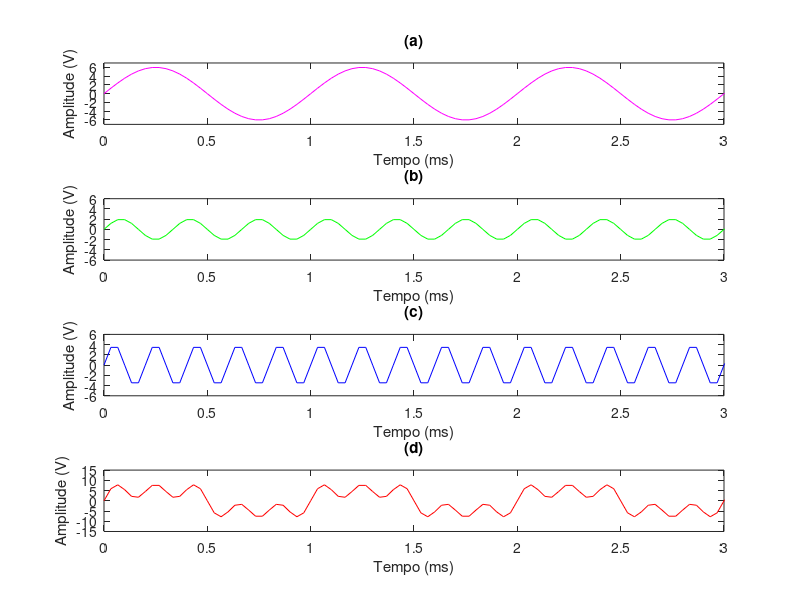
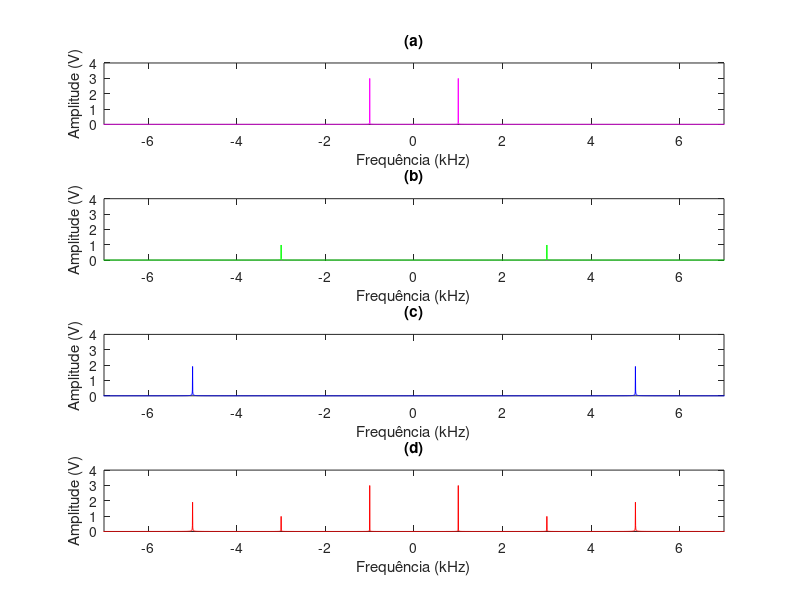
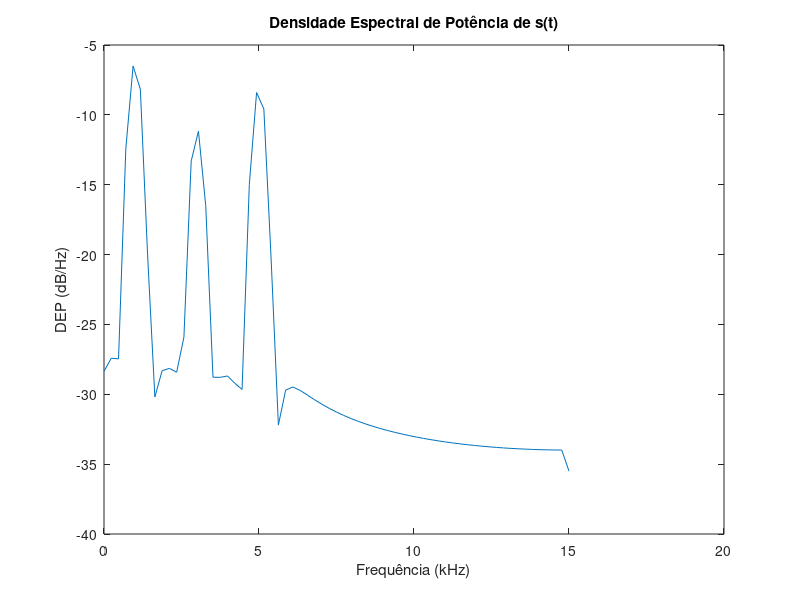

MATLAB code to generate these figures, in order:
#------DESCRIÇÃO ATIVIDADE 1 - MARÇO 2020
#ANÁLISE DE SINAIS NO DOMÍNIO DO TEMPO E DA FREQUÊNCIA. 
#OBTENÇÃO DA POTÊNCIA DO SINAL E A DENSIDADE ESPECTRAL DO SINAL

#------AUTHOR
#SAROM TORRES

clc;clear all;close all;

%FREQUENCIAS
f = 1e3; %frequencia do sinal
f1 = 3e3;
f2 = 5e3;
N = 30; %numero de amostras
fs = f*N; %frequencia de amostragem

%TEMPOS
T = 1/f; %período do sinal
Ts = 1/fs; % período de amostragem
qt_periodo = 250; %quantidade de periodos
t_final = qt_periodo*T;
t = [0:Ts:t_final];

passo_freq = 1/t_final;
freq = [-fs/2:passo_freq:fs/2];  

%COSSENOS
A0 = 6; 
A1 = 2;
A2 = 4;

y1 = A0*sin(2*pi*f*t);
y2 = A1*sin(2*pi*f1*t);
y3 = A2*sin(2*pi*f2*t);

st = y1+y2+y3;
 
%TRANSFORMADAS
Y1 = fft(y1)/length(y1);
Y2 = fft(y2)/length(y2);
Y3 = fft(y3)/length(y3);
Sf = fft(st)/length(st);

%POTENCIA
pot = (norm(st)^2)/length(st)

%DENSIDADE ESPECTRAL DE ENERGIA
[dep,win] = pwelch(st,[],[],[],fs);


%PLOT SINAIS NO DOMÍNIO DO TEMPO
figure(1)

subplot(411);
plot(1e3*t,y1,'m');
axis([0 3 (-A0-1) (A0+1)]);
xlabel('Tempo (ms)');
ylabel('Amplitude (V)');
title('(a)');

subplot(412);
plot(1e3*t,y2,'g');
axis([0 3 -A0 A0]);
xlabel('Tempo (ms)');
ylabel('Amplitude (V)')
title('(b)');

subplot(413);
plot(1e3*t,y3,'b');
axis([0 3 -A0 A0]);
xlabel('Tempo (ms)');
ylabel('Amplitude (V)');
title('(c)');

subplot(414);
plot(1e3*t,st,'r');
axis([0 3 -15 15]);
xlabel('Tempo (ms)');
ylabel('Amplitude (V)');
title('(d)');


%PLOT SINAIS NO DOMÍNIOO DA FREQUÊNCIA
figure(2)
subplot(411);
plot(freq/1e3,abs(fftshift(Y1)),'m');
axis([(-f2/1e3-2) (f2/1e3+2) 0 4])
xlabel('Frequência (kHz)');
ylabel('Amplitude (V)');
title('(a)');

subplot(412);
plot(freq/1e3,abs(fftshift(Y2)),'g');
axis([(-f2/1e3-2) (f2/1e3+2) 0 4 ])
xlabel('Frequência (kHz)');
ylabel('Amplitude (V)');
title('(b)');

subplot(413);
plot(freq/1e3,abs(fftshift(Y3)),'b');
axis([(-f2/1e3-2) (f2/1e3+2) 0 4])
xlabel('Frequência (kHz)');
ylabel('Amplitude (V)');
title('(c)');

subplot(414);
plot(freq/1e3,abs(fftshift(Sf)),'r');
axis([(-f2/1e3-2) (f2/1e3+2) 0 4])
xlabel('Frequência (kHz)');
ylabel('Amplitude (V)');
title('(d)');

%PLOT DA DENSIDADE ESPECTRAL
figure(3)
plot(win/1000,5*log10(dep))
xlim([0 20]);
xlabel('Frequência (kHz)');
ylabel('DEP (dB/Hz)');
title('Densidade Espectral de Potência de s(t)');




